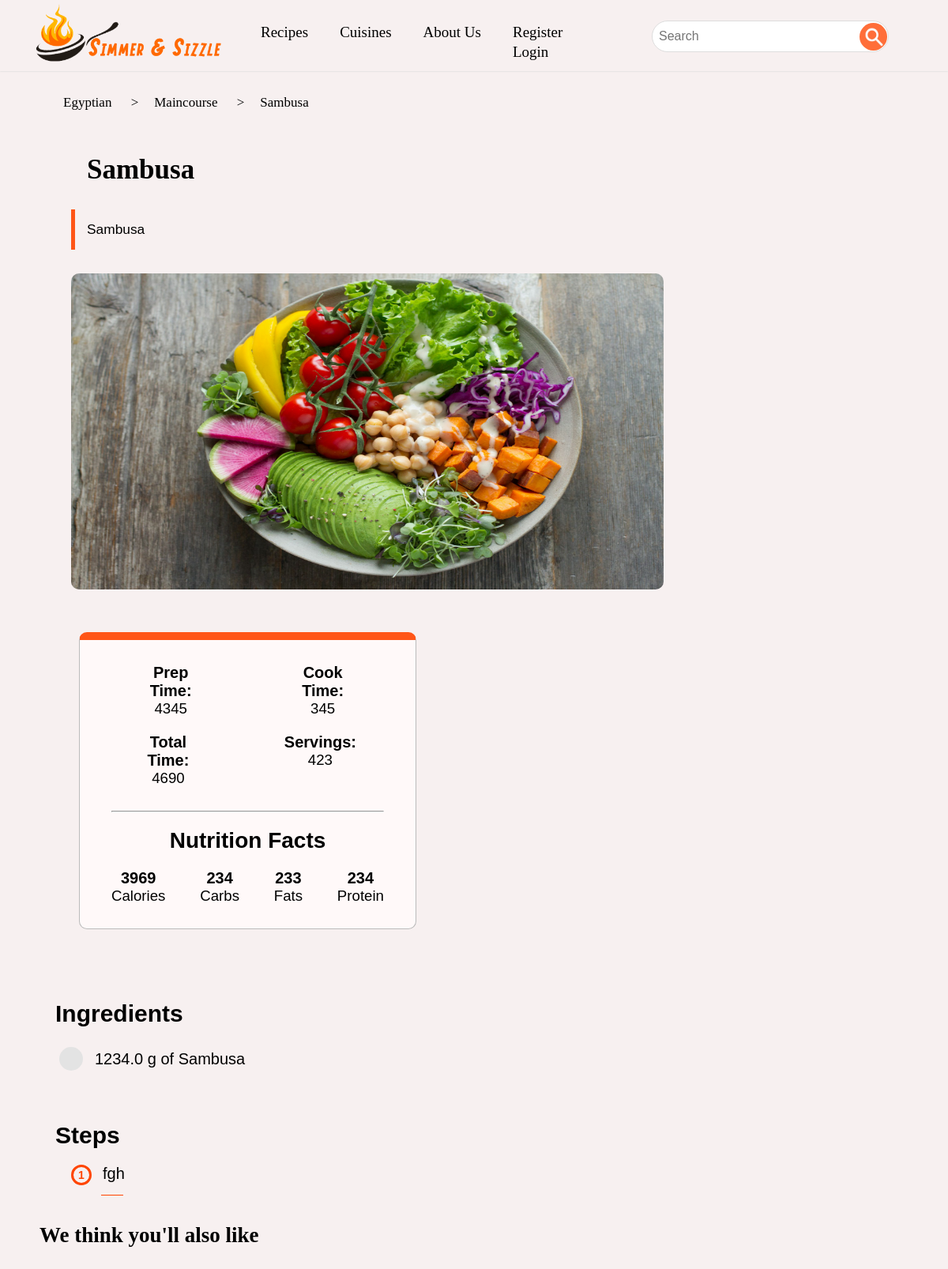
Screenshot of /recipes/9 with the database file from the repository.
### RecipeFinder/models.py (models this page shows, shortened)
class Cuisine(models.Model):
    name = models.CharField(max_length=100, validators=[alpha])
    info = models.TextField(max_length=1000)

class Recipe(models.Model):
    courses_pairs = [("Appetizers", "Appetizers"), ("Maincourse", "Maincourse"), ("Dessert", "Dessert")]
    author = models.ForeignKey(User, null=True, on_delete=models.SET_NULL, related_name="recipes", validators=[adminValidator])
    name = models.CharField(max_length=100, validators=[alpha])
    description = models.TextField(max_length=1000)
    course = models.CharField(max_length=25, choices=courses_pairs)
    cuisine = models.ForeignKey(Cuisine, on_delete=models.CASCADE, related_name="recipes")
    prepTime = models.IntegerField(validators=[nonNegative])
    cookTime = models.IntegerField(validators=[nonNegative])
    servings = models.IntegerField(validators=[nonNegative])
    carbs = models.IntegerField(null=True, validators=[nonNegative])
    protein = models.IntegerField(null=True, validators=[nonNegative])
    fats = models.IntegerField(null=True, validators=[nonNegative])
    image = models.ImageField(null=True, upload_to="images/")
    dateAdded = models.DateTimeField(auto_now_add=True)
    @classmethod
    def courses(cls):
        coursesList = []
        for course in cls.courses_pairs:
            coursesList.append(course[0])
        return coursesList
    def totalTime(self):
        return self.prepTime + self.cookTime
    def calories(self):
        if not self.carbs or not self.fats or not self.protein:
            return 0
        return 4 * self.carbs + 4 * self.protein + 9 * self.fats
    def checkLike(self, user):
        return user.is_authenticated and user.likes.filter(recipe=self).exists()
    def getSteps(self):
        return self.steps.all().order_by("index")
    def getIngredients(self):
        return self.ingredients.all()

class Ingredient(models.Model):
    recipe = models.ForeignKey(Recipe, on_delete=models.CASCADE, related_name="ingredients")
    name = models.CharField(max_length=50)
    quantity = models.FloatField(validators=[nonNegative])
    unit = models.ForeignKey(Unit, null=True, on_delete=models.SET_NULL)

class Unit(models.Model):
    name = models.CharField(max_length=25, unique=True, validators=[alpha], primary_key=True)
    conversion = models.FloatField(null=True, validators=[nonNegative])
    def __str__(self):
        return self.name

class Step(models.Model):
    recipe = models.ForeignKey(Recipe, on_delete=models.CASCADE, related_name="steps")
    content = models.CharField(max_length=200)
    index = models.IntegerField()

### RecipeFinder/views.py (the view)
# urls.py: path("recipes/<int:id>", views.recipe_view, name="recipe"),
def recipe_view(request, id):
    recipe = models.Recipe.objects.get(id=id)
    if request.user.is_authenticated:
        recipe.addView(request.user)
    recipe.liked = recipe.checkLike(request.user)
    linkHistory = [
        {
            "name": recipe.cuisine.name,
            "ref": reverse("cuisine", args=(recipe.cuisine.id,))
        },
        {
            "name": recipe.course,
            "ref": reverse("course", args=(recipe.cuisine.id, recipe.course))
        },
        {
            "name": recipe.name,
            "ref": reverse("recipe", args=(recipe.id,))
        }
    ]
    return render(request, "RecipeFinder/recipe.html", defaultContext({
        "linkHistory": linkHistory,
        "recipe": recipe,
        "API": [{
            "header": "",
            "request": {
                "recipeToRecommend": id
            },
            "id": "recommendations-container"
            }],
    }))

### RecipeFinder/views.py (called while the page is built)
def defaultContext(dic={}):
    dic["cuisines"] = models.Cuisine.objects.all()
    dic["courses"] = models.Recipe.courses()
    dic["units"] = models.Unit.objects.all()
    if dic.get("API"):
        dic["categories"] = []
        for category in dic["API"]:
            dic["categories"].append({
                "header": category["header"],
                "id": category["id"],
            })
            del category["header"]
    return dic;

### RecipeFinder/templates/RecipeFinder/recipe.html (shortened to what this page needs)
{% extends 'RecipeFinder/layout.html' %}
{% load static %}
{% block main_view %}
<div class="recipe-container">
    <ul id="link-history"></ul>
    <div class="category-header" id="Recipe_Name">
        {{ recipe.name }}
    </div>
    <div class="cool-text-container" id="Recipe_Description">
        {{ recipe.description }}
    </div>
    <div class="recipe-img">
        <img id="recipe-image" src="{% if recipe.image %}{{ recipe.image.url }}{% else %}{% static 'RecipeFinder/food.jpg' %}{% endif %}" width="750" height="400">
    </div>
</div>
<div class="info-container">
    <div class="row-sp">
        <div class="info-item time-item">
            <div class = "info-title">Prep Time:</div>
            <div class = "info-desc" id="PrepTime">{{ recipe.prepTime }}</div>
        </div>
        <div class="info-item time-item">
            <div class="info-title">Cook Time:</div>
            <div class="info-desc" id="CookTime">{{ recipe.cookTime }}</div>
        </div>
    </div>
    <div class="row-sp">
        <div class="info-item time-item">
            <div class="info-title">Total Time:</div>
            <div class="info-desc" id="TotalTime">{{ recipe.totalTime }}</div>
        </div>
        <div class="info-item time-item">
            <div class="info-title">Servings:</div>
            <div class="info-desc" id="Servings">{{ recipe.servings }}</div>
        </div>
    </div>
    <hr>
    <div class="info-header">
        Nutrition Facts
    </div>
    <div class="row-sp">
        <div class="info-item">
            <div id="calories" class="info-title">{{ recipe.calories }}</div>
            <div class="info-desc">Calories</div>
        </div>
        <div class="info-item">
            <div id="carbs" class="info-title">{{ recipe.carbs }}</div>
            <div class="info-desc">Carbs</div>
        </div>
        <div class="info-item">
            <div id="fats" class="info-title">{{ recipe.fats }}</div>
            <div class="info-desc">Fats</div>
        </div>
        <div class="info-item">
            <div id="protein" class="info-title">{{ recipe.protein }}</div>
            <div class="info-desc">Protein</div>
        </div>
    </div>
</div>
<div class="recipe-info-container">
    <h1 class="info-heading">Ingredients</h1>
    <ul class="ingredient-list" id = "Ingredients">
       {% for ingredient in recipe.getIngredients %}
       <li><input type="checkbox" class="cool-form checkbox-bg"> <span>{{ ingredient.quantity }} {{ ingredient.unit }} of {{ ingredient.name }} </span></li>
       {% endfor %}
    </ul>
</div>
<div class="recipe-info-container">
    <h1 class="info-heading">Steps</h1>
    <ol class="cool-ol bouncy-list" id = "Steps" >
        {% for step in recipe.getSteps %}
        <li> {{ step.content }} </li>
        {% endfor %}
    </ol>
</div>
<div class="fancy-header">We think you'll also like</div>
{% endblock %}

### RecipeFinder/templates/RecipeFinder/layout.html (shortened to what this page needs)
{% extends 'RecipeFinder/nav.html' %}
{% load static %}
{% block body %}
<div class="main-view">
    {% if linkHistory %}
        <ul id="link-history">
            {% for link in linkHistory %}
            <li><a href="{{ link.ref }}" class="navbar-link-item norm-link">{{ link.name }}</a></li>
            {% endfor %}
        </ul>
    {% endif %}
    {% block main_view %}
    {% endblock %}
</div>
{% endblock %}

### RecipeFinder/static/RecipeFinder/styles.css (style rules this page uses)
body { padding: 0px; margin: 0px; font-family: sans-serif; background-color: #f7f0f0; }
body, .cool-form, .cool-button, .bland-button, .danger-button { font-size: 12pt; }
.main-view { padding: 100px 50px; }
.row, .row-sp { display: flex; }
.row-sp { justify-content: space-between; }
a.norm-link { text-decoration: none; color: black; }
.cool-form[type="checkbox"] { all: unset; outline: none; height: 20px; width: 20px; font-size: 15px; background-color: #e3e3e3; border-radius: 50px; cursor: pointer; display: flex; align-items: center; justify-content: center; transition: background-color 0.3s ease; }
.checkbox-bg[type="checkbox"] { height: 30px; width: 30px; font-size: 20px; }
.cool-form[type="checkbox"]:after { font-family: sans-serif; font-weight: 900 ; content: "\2713"; color : white; display: none; }
.fancy-header, .category-header { font-size: 27px; font-family: cursive; font-weight: 550; }
.cool-text-container { border-left: 5px solid rgba(255, 69, 0, 0.9); font-size: 13pt; margin: 30px 0px; padding: 15px; max-width: 100%; }
.cool-ol { list-style-type: none; padding: 0; margin: 0; }
.cool-ol li { max-width: 600px; width: fit-content; margin: 10px 20px ; position: relative; padding-left: 40px; counter-increment: stepCounter; font-size: 20px; }
.cool-ol li::before { text-align: center; line-height: 20px; border: 3px solid orangered; width: 20px; height: 20px; border-radius: 50% ; content: counter(stepCounter); position: absolute; left: 0; font-size: 14px; font-weight: bold; color: orangered; }
.bouncy-list li::after { content : ""; display : block; width: 100%; height: 1px; background : orangered; margin : 15px 0; animation-name: bounce; animation-iteration-count: infinite; animation-duration: 10s; animation-direction: alternate; position: relative; left: -7%; }
.navbar-link-item { display: inline-block; margin: 0px 20px; height: 25px; transition: all 0.15s; white-space: nowrap; }
.category-header { margin: 0px 20px; font-size: 35px; }
.info-heading { text-align: left; font-size: 30px; font-weight: bold; }
.info-container { width: 35%; position: relative; border: 1px solid #bbb; border-top: 10px solid rgba(255, 69, 0, 0.9); border-radius: 10px; margin: 50px; padding: 20px; font-size: 14pt; background-color: rgb(255, 249, 249); }
.info-item { margin: 10px; padding: 0px 10px; text-align: center; }
.info-title { font-size: 15pt; font-weight: 650; }
.time-item { padding: 0px 45px; }
.info-header { font-size: 28px; font-weight: 750; text-align: center; padding-bottom: 10px; }
hr { margin: 20px; }
.recipe-container { max-width: 60%; margin: 10px 40px; }
#link-history { font-size: 17px; font-family: cursive; padding: 10px; margin: 10px 0px; }
#link-history > li { all: unset; }
#link-history > li + li::before { content: ">"; }
.recipe-img { width: fit-content; }
.recipe-img > img { border-radius: 10px; }
.recipe-info-container { font-size: 14pt; position: relative; display : inline-block; justify-content: space-around; padding: 20px; display: block; }
.ingredient-list { list-style-type: none; padding: 0; margin: 0; }
.ingredient-list li { width: fit-content; display: flex; color:black; font-size: 20px ; font-family: sans-serif; align-items: center; padding: 5px; }
.ingredient-list span { margin-left: 15px; }

### rows the page displays
Cuisine: name "Egyptian"
Recipe: name "Maincourse" "Sambusa", name "Sambusa", description "Sambusa", prepTime "4345", cookTime "345", totalTime "4690", servings "423", calories "3969", carbs "234", fats "233", protein "234"
Ingredient: quantity "1234.0", unit "g", name "Sambusa"
Step: content "fgh"
